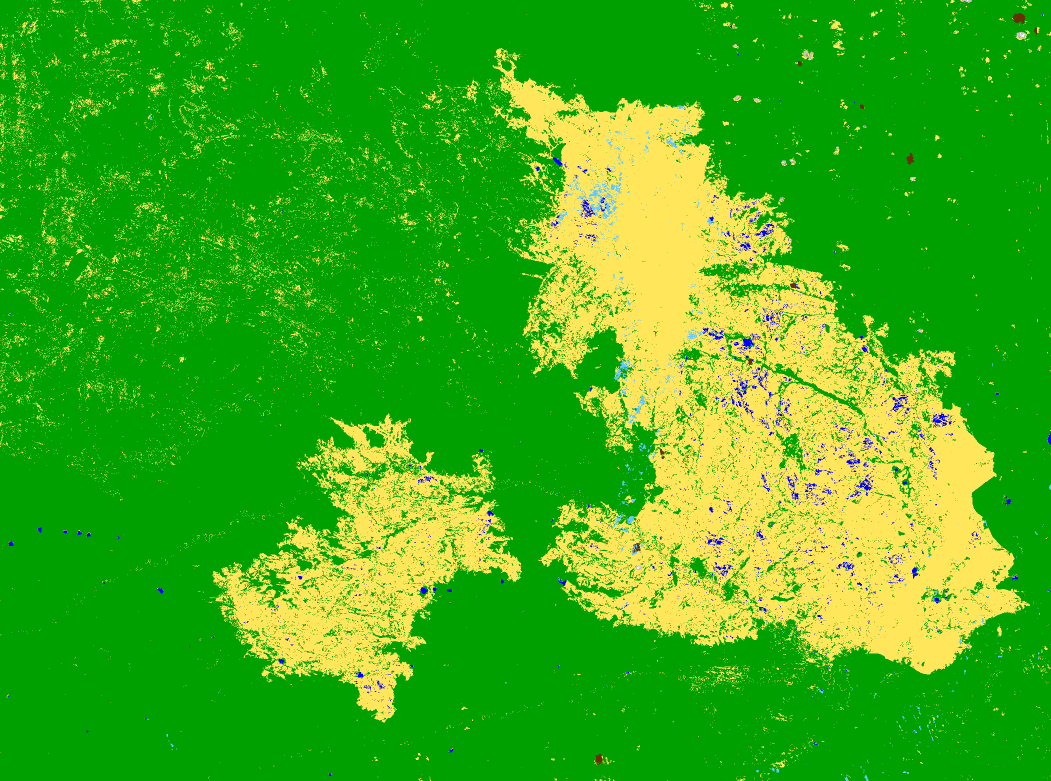
#> input picture data/yacutz/vegetation_after.png, 2102 x 1561 px (shown at 1/2 size)
$ python find_watermark.py
#> lines starting #> are read from the running program, lines starting #| are printed output that depends on the picture; after the words box and inside, x2 and y2 are one past the last pixel; in counts of white or black regions, pixels touching at a corner belong together
from PIL import Image
import numpy as np

img = Image.open("yacutz/vegetation_after.png").convert("RGB")
width, height = img.size
#> width = 2102; height = 1561
print(width, height)
#| 2102 1561
arr = np.zeros((height, width), dtype=np.uint8)

arr[390:410, 1190:1210] = 1
arr[780:800, 1505:1525] = 1
arr[930:950, 1645:1665] = 1
arr[1120:1140, 720:740] = 1

img_array = (arr * 255).astype(np.uint8)
img_to_save = Image.fromarray(img_array, mode="L")
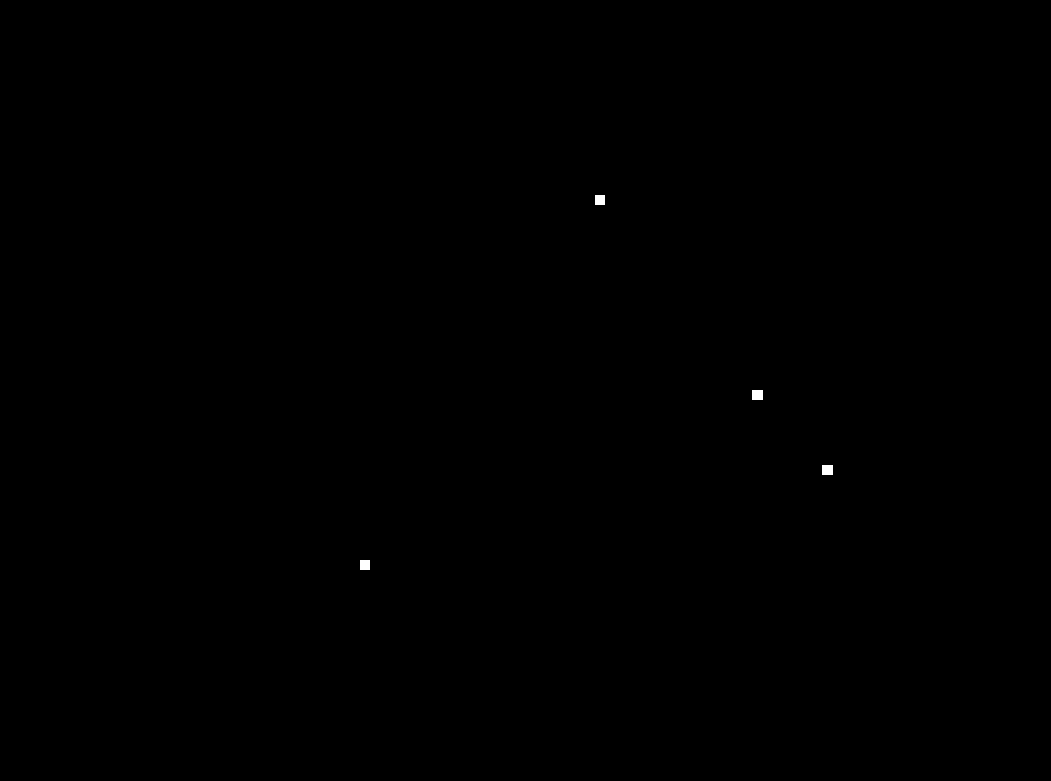
#> img_to_save: PIL image 2102x1561 L (shown at 1/2 size); 0.05% white; 4 white regions, box (x1, y1, x2, y2) and area: (1190, 390, 1210, 410) 400, (1505, 780, 1525, 800) 400, (1645, 930, 1665, 950) 400, (720, 1120, 740, 1140) 400
img_to_save.save('fire_start_grid.png')

# [12 lines of commented-out code are left out]
